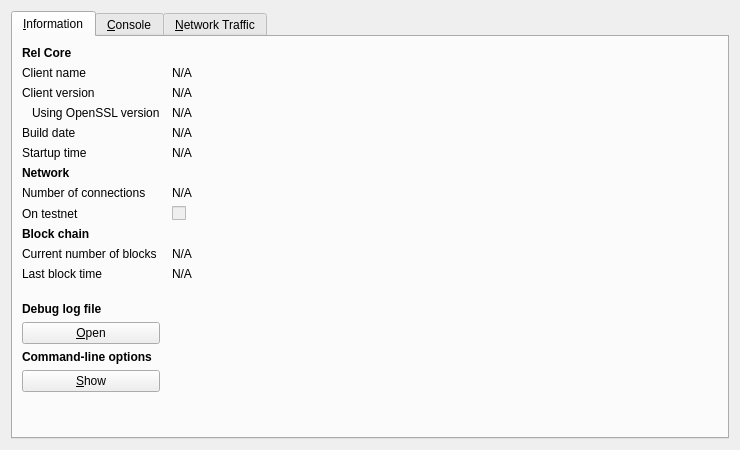
<?xml version="1.0" encoding="UTF-8"?>
<ui version="4.0">
 <class>RPCConsole</class>
 <widget class="QDialog" name="RPCConsole">
  <property name="geometry">
   <rect>
    <x>0</x>
    <y>0</y>
    <width>740</width>
    <height>450</height>
   </rect>
  </property>
  <property name="windowTitle">
   <string>Rel - Debug window</string>
  </property>
  <layout class="QVBoxLayout" name="verticalLayout_2">
   <item>
    <widget class="QTabWidget" name="tabWidget">
     <property name="currentIndex">
      <number>0</number>
     </property>
     <widget class="QWidget" name="tab_info">
      <attribute name="title">
       <string>&amp;Information</string>
      </attribute>
      <layout class="QGridLayout" name="gridLayout" columnstretch="0,1">
       <property name="horizontalSpacing">
        <number>12</number>
       </property>
       <item row="0" column="0">
        <widget class="QLabel" name="label_9">
         <property name="font">
          <font>
           <weight>75</weight>
           <bold>true</bold>
          </font>
         </property>
         <property name="text">
          <string>Rel Core</string>
         </property>
        </widget>
       </item>
       <item row="1" column="0">
        <widget class="QLabel" name="label_5">
         <property name="text">
          <string>Client name</string>
         </property>
        </widget>
       </item>
       <item row="1" column="1">
        <widget class="QLabel" name="clientName">
         <property name="cursor">
          <cursorShape>IBeamCursor</cursorShape>
         </property>
         <property name="text">
          <string>N/A</string>
         </property>
         <property name="textFormat">
          <enum>Qt::PlainText</enum>
         </property>
         <property name="textInteractionFlags">
          <set>Qt::LinksAccessibleByMouse|Qt::TextSelectableByKeyboard|Qt::TextSelectableByMouse</set>
         </property>
        </widget>
       </item>
       <item row="2" column="0">
        <widget class="QLabel" name="label_6">
         <property name="text">
          <string>Client version</string>
         </property>
        </widget>
       </item>
       <item row="2" column="1">
        <widget class="QLabel" name="clientVersion">
         <property name="cursor">
          <cursorShape>IBeamCursor</cursorShape>
         </property>
         <property name="text">
          <string>N/A</string>
         </property>
         <property name="textFormat">
          <enum>Qt::PlainText</enum>
         </property>
         <property name="textInteractionFlags">
          <set>Qt::LinksAccessibleByMouse|Qt::TextSelectableByKeyboard|Qt::TextSelectableByMouse</set>
         </property>
        </widget>
       </item>
       <item row="3" column="0">
        <widget class="QLabel" name="label_14">
         <property name="text">
          <string>Using OpenSSL version</string>
         </property>
         <property name="indent">
          <number>10</number>
         </property>
        </widget>
       </item>
       <item row="3" column="1">
        <widget class="QLabel" name="openSSLVersion">
         <property name="cursor">
          <cursorShape>IBeamCursor</cursorShape>
         </property>
         <property name="text">
          <string>N/A</string>
         </property>
         <property name="textFormat">
          <enum>Qt::PlainText</enum>
         </property>
         <property name="textInteractionFlags">
          <set>Qt::LinksAccessibleByMouse|Qt::TextSelectableByKeyboard|Qt::TextSelectableByMouse</set>
         </property>
        </widget>
       </item>
       <item row="4" column="0">
        <widget class="QLabel" name="label_12">
         <property name="text">
          <string>Build date</string>
         </property>
        </widget>
       </item>
       <item row="4" column="1">
        <widget class="QLabel" name="buildDate">
         <property name="cursor">
          <cursorShape>IBeamCursor</cursorShape>
         </property>
         <property name="text">
          <string>N/A</string>
         </property>
         <property name="textFormat">
          <enum>Qt::PlainText</enum>
         </property>
         <property name="textInteractionFlags">
          <set>Qt::LinksAccessibleByMouse|Qt::TextSelectableByKeyboard|Qt::TextSelectableByMouse</set>
         </property>
        </widget>
       </item>
       <item row="5" column="0">
        <widget class="QLabel" name="label_13">
         <property name="text">
          <string>Startup time</string>
         </property>
        </widget>
       </item>
       <item row="5" column="1">
        <widget class="QLabel" name="startupTime">
         <property name="cursor">
          <cursorShape>IBeamCursor</cursorShape>
         </property>
         <property name="text">
          <string>N/A</string>
         </property>
         <property name="textFormat">
          <enum>Qt::PlainText</enum>
         </property>
         <property name="textInteractionFlags">
          <set>Qt::LinksAccessibleByMouse|Qt::TextSelectableByKeyboard|Qt::TextSelectableByMouse</set>
         </property>
        </widget>
       </item>
       <item row="6" column="0">
        <widget class="QLabel" name="label_11">
         <property name="font">
          <font>
           <weight>75</weight>
           <bold>true</bold>
          </font>
         </property>
         <property name="text">
          <string>Network</string>
         </property>
        </widget>
       </item>
       <item row="7" column="0">
        <widget class="QLabel" name="label_7">
         <property name="text">
          <string>Number of connections</string>
         </property>
        </widget>
       </item>
       <item row="7" column="1">
        <widget class="QLabel" name="numberOfConnections">
         <property name="cursor">
          <cursorShape>IBeamCursor</cursorShape>
         </property>
         <property name="text">
          <string>N/A</string>
         </property>
         <property name="textFormat">
          <enum>Qt::PlainText</enum>
         </property>
         <property name="textInteractionFlags">
          <set>Qt::LinksAccessibleByMouse|Qt::TextSelectableByKeyboard|Qt::TextSelectableByMouse</set>
         </property>
        </widget>
       </item>
       <item row="8" column="0">
        <widget class="QLabel" name="label_8">
         <property name="text">
          <string>On testnet</string>
         </property>
        </widget>
       </item>
       <item row="8" column="1">
        <widget class="QCheckBox" name="isTestNet">
         <property name="enabled">
          <bool>false</bool>
         </property>
         <property name="text">
          <string/>
         </property>
        </widget>
       </item>
       <item row="9" column="0">
        <widget class="QLabel" name="label_10">
         <property name="font">
          <font>
           <weight>75</weight>
           <bold>true</bold>
          </font>
         </property>
         <property name="text">
          <string>Block chain</string>
         </property>
        </widget>
       </item>
       <item row="10" column="0">
        <widget class="QLabel" name="label_3">
         <property name="text">
          <string>Current number of blocks</string>
         </property>
        </widget>
       </item>
       <item row="10" column="1">
        <widget class="QLabel" name="numberOfBlocks">
         <property name="cursor">
          <cursorShape>IBeamCursor</cursorShape>
         </property>
         <property name="text">
          <string>N/A</string>
         </property>
         <property name="textFormat">
          <enum>Qt::PlainText</enum>
         </property>
         <property name="textInteractionFlags">
          <set>Qt::LinksAccessibleByMouse|Qt::TextSelectableByKeyboard|Qt::TextSelectableByMouse</set>
         </property>
        </widget>
       </item>
       <item row="11" column="0">
        <widget class="QLabel" name="label_2">
         <property name="text">
          <string>Last block time</string>
         </property>
        </widget>
       </item>
       <item row="11" column="1">
        <widget class="QLabel" name="lastBlockTime">
         <property name="cursor">
          <cursorShape>IBeamCursor</cursorShape>
         </property>
         <property name="text">
          <string>N/A</string>
         </property>
         <property name="textFormat">
          <enum>Qt::PlainText</enum>
         </property>
         <property name="textInteractionFlags">
          <set>Qt::LinksAccessibleByMouse|Qt::TextSelectableByKeyboard|Qt::TextSelectableByMouse</set>
         </property>
        </widget>
       </item>
       <item row="12" column="0">
        <spacer name="verticalSpacer_2">
         <property name="orientation">
          <enum>Qt::Vertical</enum>
         </property>
         <property name="sizeHint" stdset="0">
          <size>
           <width>20</width>
           <height>20</height>
          </size>
         </property>
        </spacer>
       </item>
       <item row="13" column="0">
        <widget class="QLabel" name="labelDebugLogfile">
         <property name="font">
          <font>
           <weight>75</weight>
           <bold>true</bold>
          </font>
         </property>
         <property name="text">
          <string>Debug log file</string>
         </property>
        </widget>
       </item>
       <item row="14" column="0">
        <widget class="QPushButton" name="openDebugLogfileButton">
         <property name="toolTip">
          <string>Open the Rel debug log file from the current data directory. This can take a few seconds for large log files.</string>
         </property>
         <property name="text">
          <string>&amp;Open</string>
         </property>
         <property name="autoDefault">
          <bool>false</bool>
         </property>
        </widget>
       </item>
       <item row="15" column="0">
        <widget class="QLabel" name="labelCLOptions">
         <property name="font">
          <font>
           <weight>75</weight>
           <bold>true</bold>
          </font>
         </property>
         <property name="text">
          <string>Command-line options</string>
         </property>
        </widget>
       </item>
       <item row="16" column="0">
        <widget class="QPushButton" name="showCLOptionsButton">
         <property name="toolTip">
          <string>Show the Rel-Qt help message to get a list with possible Rel command-line options.</string>
         </property>
         <property name="text">
          <string>&amp;Show</string>
         </property>
         <property name="autoDefault">
          <bool>false</bool>
         </property>
        </widget>
       </item>
       <item row="17" column="0">
        <spacer name="verticalSpacer">
         <property name="orientation">
          <enum>Qt::Vertical</enum>
         </property>
         <property name="sizeHint" stdset="0">
          <size>
           <width>20</width>
           <height>40</height>
          </size>
         </property>
        </spacer>
       </item>
      </layout>
     </widget>
     <widget class="QWidget" name="tab_console">
      <attribute name="title">
       <string>&amp;Console</string>
      </attribute>
      <layout class="QVBoxLayout" name="verticalLayout_3">
       <property name="spacing">
        <number>3</number>
       </property>
       <item>
        <widget class="QTextEdit" name="messagesWidget">
         <property name="minimumSize">
          <size>
           <width>0</width>
           <height>100</height>
          </size>
         </property>
         <property name="readOnly">
          <bool>true</bool>
         </property>
         <property name="tabKeyNavigation" stdset="0">
          <bool>false</bool>
         </property>
         <property name="columnCount" stdset="0">
          <number>2</number>
         </property>
        </widget>
       </item>
       <item>
        <layout class="QHBoxLayout" name="horizontalLayout">
         <property name="spacing">
          <number>3</number>
         </property>
         <item>
          <widget class="QLabel" name="label">
           <property name="text">
            <string notr="true">&gt;</string>
           </property>
          </widget>
         </item>
         <item>
          <widget class="QLineEdit" name="lineEdit"/>
         </item>
         <item>
          <widget class="QPushButton" name="clearButton">
           <property name="maximumSize">
            <size>
             <width>24</width>
             <height>24</height>
            </size>
           </property>
           <property name="toolTip">
            <string>Clear console</string>
           </property>
           <property name="text">
            <string/>
           </property>
           <property name="icon">
            <iconset resource="../bitcoin.qrc">
             <normaloff>:/icons/remove</normaloff>:/icons/remove</iconset>
           </property>
           <property name="shortcut">
            <string notr="true">Ctrl+L</string>
           </property>
           <property name="autoDefault">
            <bool>false</bool>
           </property>
          </widget>
         </item>
        </layout>
       </item>
      </layout>
     </widget>
     <widget class="QWidget" name="tab">
      <attribute name="title">
       <string>&amp;Network Traffic</string>
      </attribute>
      <layout class="QHBoxLayout" name="horizontalLayout_3">
       <item>
        <layout class="QVBoxLayout" name="verticalLayout_4">
         <item>
          <widget class="TrafficGraphWidget" name="trafficGraph" native="true">
           <property name="sizePolicy">
            <sizepolicy hsizetype="Expanding" vsizetype="Expanding">
             <horstretch>0</horstretch>
             <verstretch>0</verstretch>
            </sizepolicy>
           </property>
          </widget>
         </item>
         <item>
          <layout class="QHBoxLayout" name="horizontalLayout_2">
           <item>
            <widget class="QSlider" name="sldGraphRange">
             <property name="minimum">
              <number>1</number>
             </property>
             <property name="maximum">
              <number>288</number>
             </property>
             <property name="pageStep">
              <number>12</number>
             </property>
             <property name="value">
              <number>6</number>
             </property>
             <property name="orientation">
              <enum>Qt::Horizontal</enum>
             </property>
            </widget>
           </item>
           <item>
            <widget class="QLabel" name="lblGraphRange">
             <property name="minimumSize">
              <size>
               <width>100</width>
               <height>0</height>
              </size>
             </property>
             <property name="alignment">
              <set>Qt::AlignCenter</set>
             </property>
            </widget>
           </item>
           <item>
            <widget class="QPushButton" name="btnClearTrafficGraph">
             <property name="text">
              <string>&amp;Clear</string>
             </property>
            </widget>
           </item>
          </layout>
         </item>
        </layout>
       </item>
       <item>
        <layout class="QVBoxLayout" name="verticalLayout">
         <item>
          <widget class="QGroupBox" name="groupBox">
           <property name="title">
            <string>Totals</string>
           </property>
           <layout class="QVBoxLayout" name="verticalLayout_5">
            <item>
             <layout class="QHBoxLayout" name="horizontalLayout_4">
              <item>
               <widget class="Line" name="line">
                <property name="sizePolicy">
                 <sizepolicy hsizetype="Fixed" vsizetype="Fixed">
                  <horstretch>0</horstretch>
                  <verstretch>0</verstretch>
                 </sizepolicy>
                </property>
                <property name="minimumSize">
                 <size>
                  <width>10</width>
                  <height>0</height>
                 </size>
                </property>
                <property name="palette">
                 <palette>
                  <active>
                   <colorrole role="Light">
                    <brush brushstyle="SolidPattern">
                     <color alpha="255">
                      <red>0</red>
                      <green>255</green>
                      <blue>0</blue>
                     </color>
                    </brush>
                   </colorrole>
                  </active>
                  <inactive>
                   <colorrole role="Light">
                    <brush brushstyle="SolidPattern">
                     <color alpha="255">
                      <red>0</red>
                      <green>255</green>
                      <blue>0</blue>
                     </color>
                    </brush>
                   </colorrole>
                  </inactive>
                  <disabled>
                   <colorrole role="Light">
                    <brush brushstyle="SolidPattern">
                     <color alpha="255">
                      <red>0</red>
                      <green>255</green>
                      <blue>0</blue>
                     </color>
                    </brush>
                   </colorrole>
                  </disabled>
                 </palette>
                </property>
                <property name="orientation">
                 <enum>Qt::Horizontal</enum>
                </property>
               </widget>
              </item>
              <item>
               <widget class="QLabel" name="label_16">
                <property name="text">
                 <string>In:</string>
                </property>
               </widget>
              </item>
              <item>
               <widget class="QLabel" name="lblBytesIn">
                <property name="minimumSize">
                 <size>
                  <width>50</width>
                  <height>0</height>
                 </size>
                </property>
                <property name="alignment">
                 <set>Qt::AlignRight|Qt::AlignTrailing|Qt::AlignVCenter</set>
                </property>
               </widget>
              </item>
             </layout>
            </item>
            <item>
             <layout class="QHBoxLayout" name="horizontalLayout_5">
              <item>
               <widget class="Line" name="line_2">
                <property name="sizePolicy">
                 <sizepolicy hsizetype="Fixed" vsizetype="Fixed">
                  <horstretch>0</horstretch>
                  <verstretch>0</verstretch>
                 </sizepolicy>
                </property>
                <property name="minimumSize">
                 <size>
                  <width>10</width>
                  <height>0</height>
                 </size>
                </property>
                <property name="palette">
                 <palette>
                  <active>
                   <colorrole role="Light">
                    <brush brushstyle="SolidPattern">
                     <color alpha="255">
                      <red>255</red>
                      <green>0</green>
                      <blue>0</blue>
                     </color>
                    </brush>
                   </colorrole>
                  </active>
                  <inactive>
                   <colorrole role="Light">
                    <brush brushstyle="SolidPattern">
                     <color alpha="255">
                      <red>255</red>
                      <green>0</green>
                      <blue>0</blue>
                     </color>
                    </brush>
                   </colorrole>
                  </inactive>
                  <disabled>
                   <colorrole role="Light">
                    <brush brushstyle="SolidPattern">
                     <color alpha="255">
                      <red>255</red>
                      <green>0</green>
                      <blue>0</blue>
                     </color>
                    </brush>
                   </colorrole>
                  </disabled>
                 </palette>
                </property>
                <property name="orientation">
                 <enum>Qt::Horizontal</enum>
                </property>
               </widget>
              </item>
              <item>
               <widget class="QLabel" name="label_17">
                <property name="text">
                 <string>Out:</string>
                </property>
               </widget>
              </item>
              <item>
               <widget class="QLabel" name="lblBytesOut">
                <property name="minimumSize">
                 <size>
                  <width>50</width>
                  <height>0</height>
                 </size>
                </property>
                <property name="alignment">
                 <set>Qt::AlignRight|Qt::AlignTrailing|Qt::AlignVCenter</set>
                </property>
               </widget>
              </item>
             </layout>
            </item>
            <item>
             <spacer name="verticalSpacer_4">
              <property name="orientation">
               <enum>Qt::Vertical</enum>
              </property>
              <property name="sizeHint" stdset="0">
               <size>
                <width>20</width>
                <height>407</height>
               </size>
              </property>
             </spacer>
            </item>
           </layout>
          </widget>
         </item>
        </layout>
       </item>
      </layout>
     </widget>
    </widget>
   </item>
  </layout>
 </widget>
 <customwidgets>
  <customwidget>
   <class>TrafficGraphWidget</class>
   <extends>QWidget</extends>
   <header>trafficgraphwidget.h</header>
   <container>1</container>
   <slots>
    <slot>clear()</slot>
   </slots>
  </customwidget>
 </customwidgets>
 <resources>
  <include location="../bitcoin.qrc"/>
 </resources>
 <connections/>
</ui>
